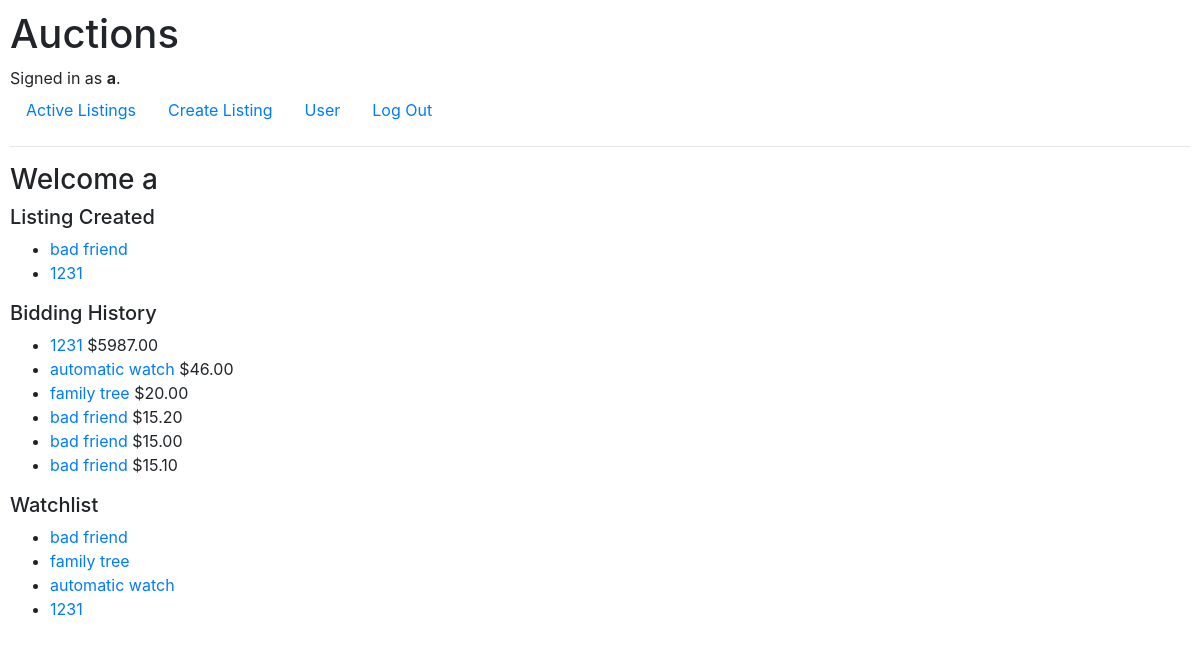
The app's page /user (signed in), older data.
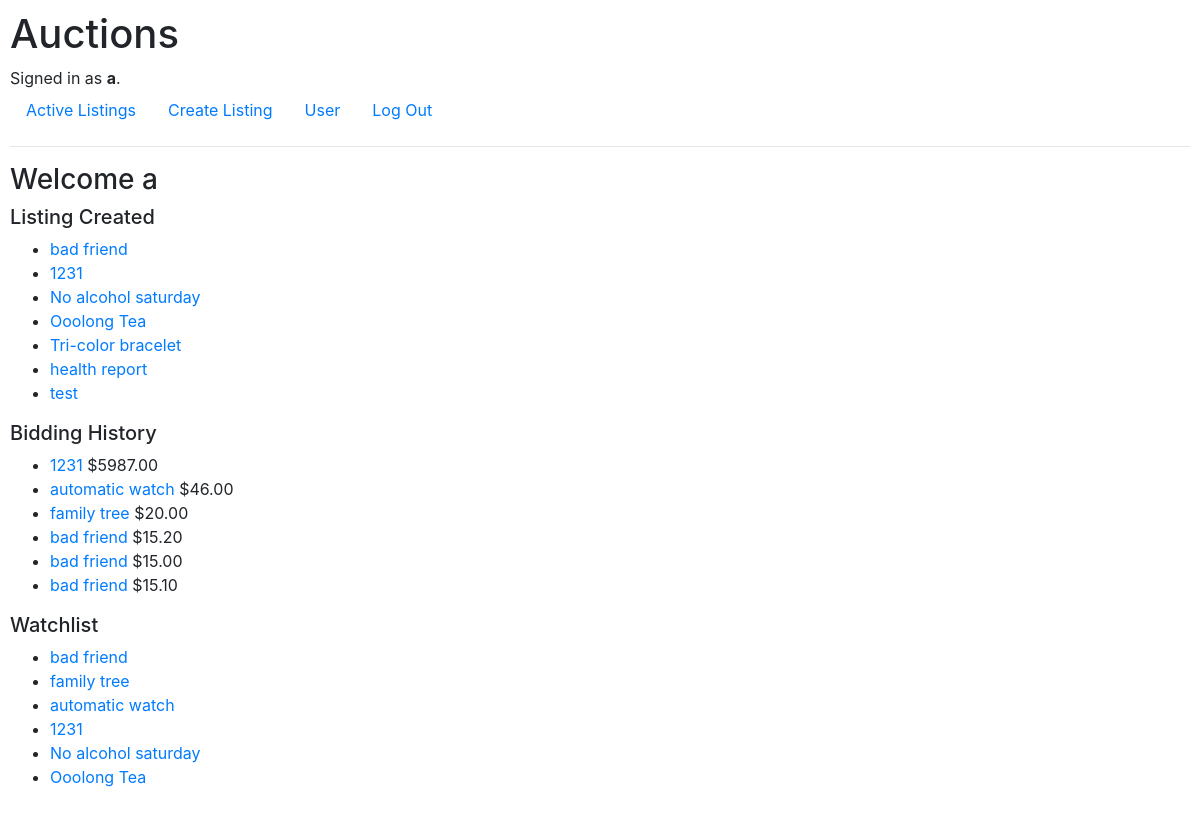
The same page, newer data.
### auctions/models.py (models this page shows, shortened)
class User(AbstractUser):
    watchlist = models.ManyToManyField('Listing', related_name="watchlistuser")
    pass

class Listing(models.Model):
    title = models.CharField(max_length=50)
    description = models.TextField(blank=True)
    photo = models.URLField(blank=True)
    price = models.DecimalField(max_digits=20, decimal_places=2)
    currentprice = models.DecimalField(default=0, blank=True, max_digits=20, decimal_places=2)
    activation = models.BooleanField()
    category = models.ForeignKey(Category, on_delete=models.CASCADE, related_name="category")
    user = models.ForeignKey(User, on_delete=models.CASCADE, related_name="listing")
    time = models.DateTimeField(auto_now_add=True)

class Bid(models.Model):
    listing = models.ForeignKey(Listing, on_delete=models.CASCADE, related_name="bid")
    bidder = models.ForeignKey(User, on_delete=models.CASCADE, related_name="bid")
    price = models.DecimalField(max_digits=20, decimal_places=2, validators=[MinValueValidator(0)])
    time = models.DateTimeField(auto_now_add=True)

### auctions/views.py (the view)
# urls.py: path("user", views.user, name="user"),
def user(request):
    user = request.user
    listing = Listing.objects.filter(user = user.id)
    bid = Bid.objects.filter(bidder = user.id).order_by("-time")
    watchlist = user.watchlist
    return render(request, "auctions/user.html", {
        "user":user,
        "bid":bid,
        "listing":listing,
    })

### auctions/templates/auctions/user.html (shortened to what this page needs)
{% extends "auctions/layout.html" %}
{% block body %}
<div name="user_info">
    <h3>Welcome {{ user.username }}</h3>
</div>
<div name="listing">
    <h5>Listing Created</h5>
    <ul>
        {% for i in listing %}
            <li><a href="{% url 'listing' i.id %}">{{ i.title }}</a></li>
        {% endfor %}
    </ul>
</div>
<div name="id">
    <h5>Bidding History</h5>
    <ul>
        {% for i in bid %}
            <li><a href="{% url 'listing' i.listing.id %}">{{ i.listing.title }} </a>${{ i.price }} </li>
        {% endfor %}
    </ul>
</div>
<div name="watchlist">
    <h5>Watchlist</h5>
    <ul>
        {% for i in user.watchlist.all %}
            <li><a href="{% url 'listing' i.id %}">{{ i.title }} </a></li>
        {% endfor %}
    </ul>
</div>
{% endblock %}

### auctions/templates/auctions/layout.html (shortened to what this page needs)
{% load static %}
<!DOCTYPE html>
<html lang="en">
    <head>
        <link rel="stylesheet" href="https://stackpath.bootstrapcdn.com/bootstrap/4.4.1/css/bootstrap.min.css">
        <link href="{% static 'auctions/styles.css' %}" rel="stylesheet">
    </head>
    <body>
        <h1>Auctions</h1>
        <div>
            {% if user.is_authenticated %}
                Signed in as <strong>{{ user.username }}</strong>.
            {% else %}
                Not signed in.
            {% endif %}
        </div>
        <ul class="nav">
            <li class="nav-item">
                <a class="nav-link" href="{% url 'index' %}">Active Listings</a>
            </li>
            {% if user.is_authenticated %}
                <li class="nav-item">
                    <a class="nav-link" href="{% url 'create' %}">Create Listing</a>
                </li>
                <li class="nav-item">
                    <a class="nav-link" href="{% url 'user' %}">User</a>
                </li>
                <li class="nav-item">
                    <a class="nav-link" href="{% url 'logout' %}">Log Out</a>
                </li>
            {% endif %}
        </ul>
        <hr>
        {% block body %}
        {% endblock %}
    </body>
</html>

### auctions/static/auctions/styles.css (style rules this page uses)
body { padding: 10px; }

Row changes from the older to the newer data that the page shows:
added Listing: title "No alcohol saturday"
added Listing: title "Ooolong Tea"
added Listing: title "Tri-color bracelet", shown under "Listing Created"
added Listing: title "health report", shown under "Listing Created"
added Listing: title "test", shown under "Listing Created"
